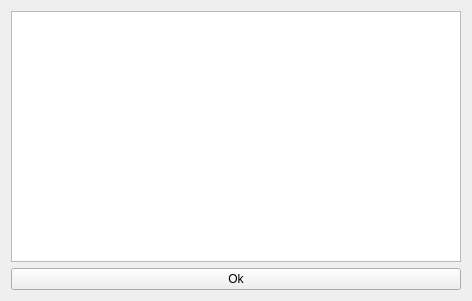
<?xml version="1.0" encoding="UTF-8"?>
<ui version="4.0">
 <class>MainWidget</class>
 <widget class="QWidget" name="MainWidget">
  <property name="geometry">
   <rect>
    <x>0</x>
    <y>0</y>
    <width>472</width>
    <height>301</height>
   </rect>
  </property>
  <property name="windowTitle">
   <string>MainWidget</string>
  </property>
  <layout class="QVBoxLayout" name="verticalLayout">
   <item>
    <widget class="QTableWidget" name="m_tableWidget">
     <property name="rowCount">
      <number>0</number>
     </property>
     <property name="columnCount">
      <number>0</number>
     </property>
    </widget>
   </item>
   <item>
    <widget class="QPushButton" name="pushButton">
     <property name="text">
      <string>Ok</string>
     </property>
    </widget>
   </item>
  </layout>
 </widget>
 <layoutdefault spacing="6" margin="11"/>
 <resources/>
 <connections/>
</ui>
